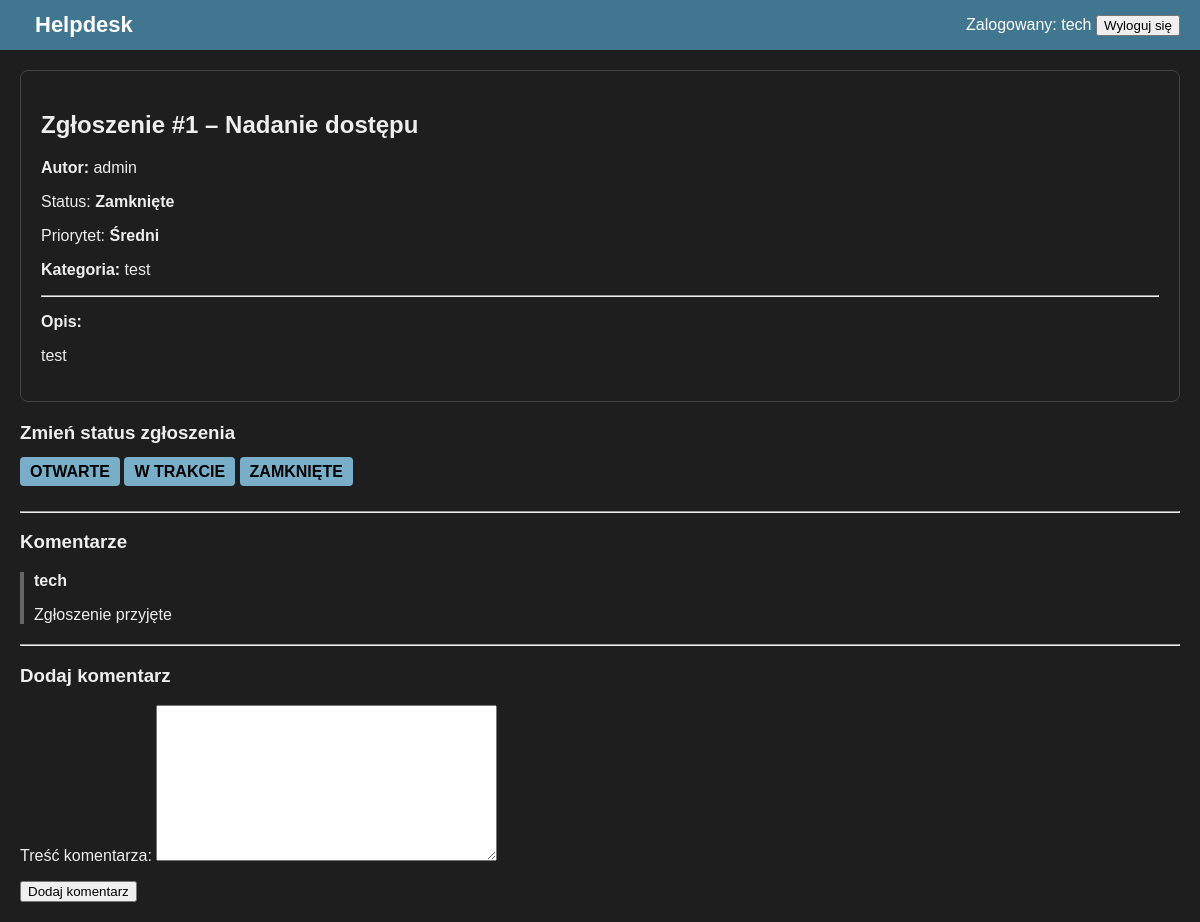
Screenshot of /ticket/1/ (signed in) with the database file from the repository.
### users/models.py (models this page shows)
class User(AbstractUser):
    role = models.CharField(max_length=10, choices=[
        ('USER','User'),('ADMIN','Admin'),('TECH','Technician')
    ], default='USER')

### tickets/models.py (models this page shows)
class Ticket(models.Model):
    STATUS_CHOICES = [
    ('OPEN', 'Otwarte'),
    ('IN_PROGRESS', 'W trakcie'),
    ('CLOSED', 'Zamknięte'),
]
    PRIORITY_CHOICES = [
    ('LOW', 'Niski'),
    ('MEDIUM', 'Średni'),
    ('HIGH', 'Wysoki'),
]
    title = models.CharField("Tytuł", max_length=100)
    description = models.TextField("Opis")
    category = models.CharField("Kategoria", max_length=50)
    priority = models.CharField("Priorytet", max_length=10, choices=PRIORITY_CHOICES)
    status = models.CharField("Status", max_length=15, choices=STATUS_CHOICES, default='OPEN')
    created_at = models.DateTimeField("Data utworzenia", auto_now_add=True)
    author = models.ForeignKey(User, on_delete=models.CASCADE)
    created_at = models.DateTimeField(auto_now_add=True)

class Comment(models.Model):
    ticket = models.ForeignKey(Ticket, on_delete=models.CASCADE, related_name='comments')
    author = models.ForeignKey(User, on_delete=models.CASCADE)
    content = models.TextField()

### tickets/views.py (the view)
# urls.py: path('ticket/<int:pk>/', views.ticket_detail, name='ticket_detail'),
@login_required(login_url='/accounts/login/')
def ticket_detail(request, pk):
    ticket = get_object_or_404(Ticket, pk=pk)
    if request.user.role == 'USER' and ticket.author != request.user:
        return redirect('dashboard')
    form = CommentForm(request.POST or None)
    if request.method == 'POST' and form.is_valid():
        comment = form.save(commit=False)
        comment.ticket = ticket
        comment.author = request.user
        comment.save()
        return redirect('ticket_detail', pk=pk)
    return render(request, 'tickets/detail.html', {
        'ticket': ticket,
        'comments': ticket.comments.all(),
        'form': form
    })

### tickets/forms.py
class CommentForm(ModelForm):
    class Meta:
        model = Comment
        fields = ['content']
        labels = {
            'content': 'Treść komentarza:'
        }

### templates/tickets/detail.html (shortened to what this page needs)
{% extends "base.html" %}
{% block content %}
<div style="border:1px solid #444; padding:20px; border-radius:8px; margin-bottom:20px;">
    <h2>Zgłoszenie #{{ ticket.id }} – {{ ticket.title }}</h2>
    <p><b>Autor:</b> {{ ticket.author.username }}</p>
    <p>Status: <b>{{ ticket.get_status_display }}</b></p>
    <p>Priorytet: <b>{{ ticket.get_priority_display }}</b></p>
    <p><b>Kategoria:</b> {{ ticket.category }}</p>
    <hr>
    <p><b>Opis:</b></p>
    <p>{{ ticket.description }}</p>
</div>
{% if request.user.role == 'ADMIN' or request.user.role == 'TECH' %}
<div style="margin-bottom:30px;">
    <h3>Zmień status zgłoszenia</h3>
    <a class="button" href="{% url 'change_status' ticket.id 'OPEN' %}">OTWARTE</a>
    <a class="button" href="{% url 'change_status' ticket.id 'IN_PROGRESS' %}">W TRAKCIE</a>
    <a class="button" href="{% url 'change_status' ticket.id 'CLOSED' %}">ZAMKNIĘTE</a>
</div>
{% endif %}
<hr>
<h3>Komentarze</h3>
<div style="margin-bottom:20px;">
{% for c in comments %}
    <div style="border-left:4px solid #666; padding-left:10px; margin-bottom:10px;">
        <p><b>{{ c.author.username }}</b></p>
        <p>{{ c.content }}</p>
    </div>
{% empty %}
    <p>Brak komentarzy.</p>
{% endfor %}
</div>
<hr>
<h3>Dodaj komentarz</h3>
<form method="post" style="max-width:500px;">
    {{ form.as_p }}
    <button class="button">Dodaj komentarz</button>
</form>
{% endblock %}

### templates/base.html (shortened to what this page needs)
<!DOCTYPE html>
<html lang="pl">
<head>
</head>
<body>
<header>
    <div>
        <strong>
            <a href="{% url 'dashboard' %}" style="
                color: white;
                text-decoration: none;
                font-size: 22px;
                font-weight: bold;
            ">
                Helpdesk
            </a>
        </strong>
    </div>
    <div>
        {% if request.user.is_authenticated %}
        <span>Zalogowany: {{ request.user.username }}</span>
        <form method="post" action="{% url 'logout' %}" style="display:inline;">
            <button type="submit" class="link-button">
                Wyloguj się
            </button>
        </form>
    {% else %}
        <a href="{% url 'login' %}" class="link-button">
        Zaloguj się
        </a>
    {% endif %}
    </div>
</header>
<div class="container">
    {% block content %}{% endblock %}
</div>
</body>
</html>

### templates/base.html (style rules this page uses)
body { margin: 0; font-family: Arial, sans-serif; background-color: #1e1e1e; color: #eee; }
header { background-color: #417690; padding: 12px 20px; color: white; display: flex; justify-content: space-between; align-items: center; }
header a { color: white; text-decoration: none; margin-left: 15px; font-weight: bold; }
.container { padding: 20px; }
a.button { background-color: #79aec8; padding: 6px 10px; border-radius: 4px; color: black; text-decoration: none; font-weight: bold; }

### rows the page displays
User: user.username "tech"
Ticket: id "1", title "Nadanie dostępu", author.username "admin", status "Zamknięte", priority "Średni", category "test", description "test"
Comment: author.username "tech", content "Zgłoszenie przyjęte"
